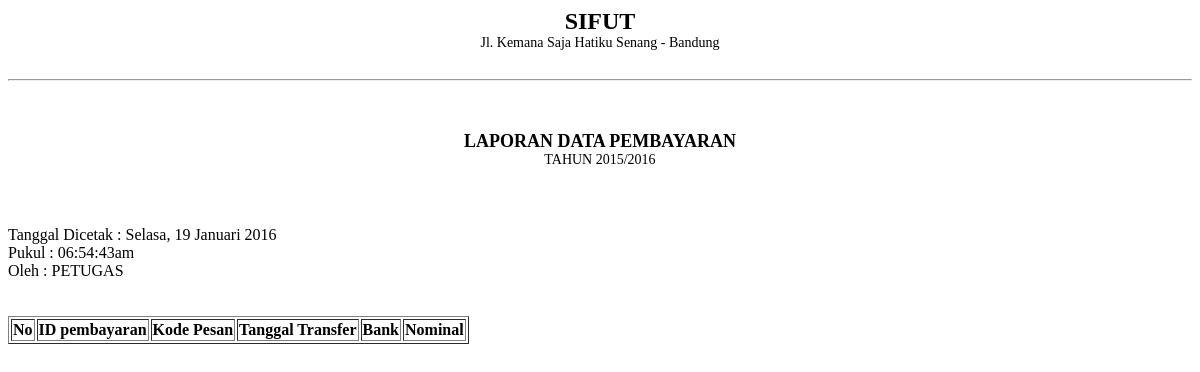
The app's page /pegawai/module_pembayaran/table_pembayaran.php, older data.
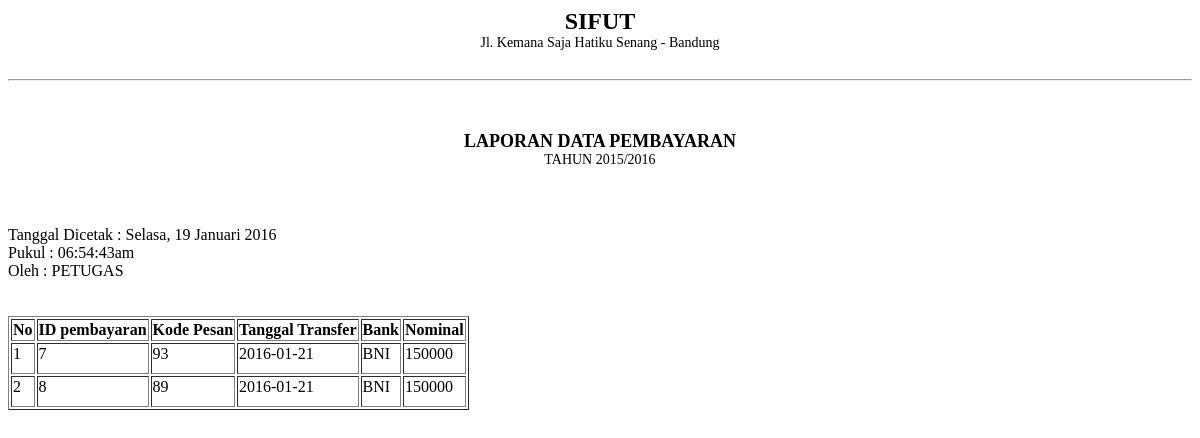
The same page, newer data.
### tables this page shows
CREATE TABLE `pembayaran` (
  `id_pembayaran` int(11) NOT NULL,
  `kode_pesan` int(11) NOT NULL,
  `tanggal_transfer` date NOT NULL,
  `bank` varchar(30) NOT NULL,
  `nominal` int(11) NOT NULL,
  `bukti` varchar(100) NOT NULL
);

### pegawai/module_pembayaran/table_pembayaran.php (the view, shortened to what this page needs)
<?php
$array_hari = array(1=>"Senin","Selasa","Rabu","Kamis","Jumat", "Sabtu","Minggu");
$hari = $array_hari[date("N")];
$tanggal = date ("j");
$array_bulan = array(1=>"Januari","Februari","Maret", "April", "Mei", "Juni","Juli","Agustus","September","Oktober", "November","Desember");
$bulan = $array_bulan[date("n")];
$tahun = date("Y");
echo '
<div class="title">SIFUT</div>
          <div class="stat">Jl. Kemana Saja Hatiku Senang - Bandung</div>
          <hr size="2">
          <div class="sub-title">LAPORAN DATA PEMBAYARAN</div>
          <div class="sub-stat">TAHUN 2015/2016</div>
          <br>
          Tanggal Dicetak : '.$hari . ", ".$tanggal." ".$bulan." ".$tahun.'
          <br>
          Pukul : '.date("h:i:sa").'
          <br>
          Oleh : PETUGAS
            <br>
'
?>
<table border="1">
        <tr>
          <th>No</th>
                <th>ID pembayaran</th>
                <th>Kode Pesan</th>
                <th>Tanggal Transfer</th>
                <th>Bank</th>
                <th>Nominal</th>
        </tr>
      <tbody border="1">
<?php
	$tampil_mahasiswa = mysql_query("SELECT * FROM pembayaran ORDER BY id_pembayaran");
    $no=1;
    while ($tampil=mysql_fetch_array($tampil_mahasiswa)){
       echo "<tr><td>$no</td>
             <td class='tab-col'>$tampil[id_pembayaran]</td>
               <td>$tampil[kode_pesan]</td>
               <td>$tampil[tanggal_transfer]</td>
               <td>$tampil[bank]</td>
               <td>$tampil[nominal]</td>
            </tr>
             ";
        $no++;
    }
  echo "
        </tbody>
        </table>
        </div>";
?>

Row changes from the older to the newer data that the page shows:
added pembayaran: id_pembayaran "7", kode_pesan "93", tanggal_transfer "2016-01-21", bank "BNI", nominal "150000"
added pembayaran: id_pembayaran "8", kode_pesan "89", tanggal_transfer "2016-01-21", bank "BNI", nominal "150000"
